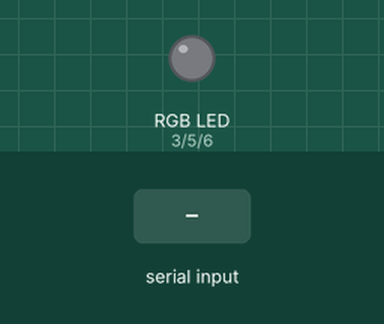
The sketch below on a simulated Arduino Uno, built with avr-gcc and run on an emulated ATmega328P. On the bench: an RGB LED mixed from three pins (HIGH = lit). The inputs (shaded band) are chosen by the test bench.

Above: at 1.2 s.
1.3 s: "R" received over Serial
At 2.1 s:
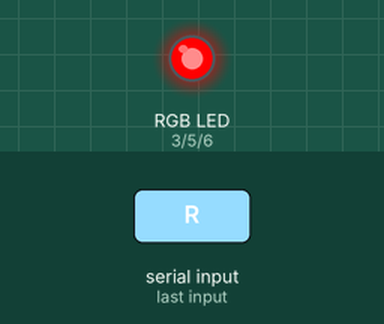
2.8 s: "G" received over Serial
At 3.3 s:
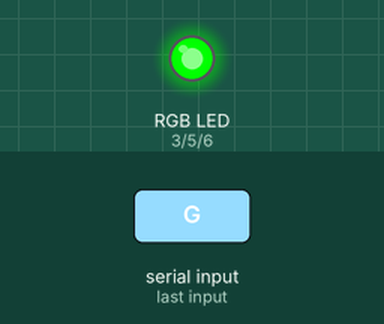
4.3 s: "B" received over Serial
At 5.5 s:
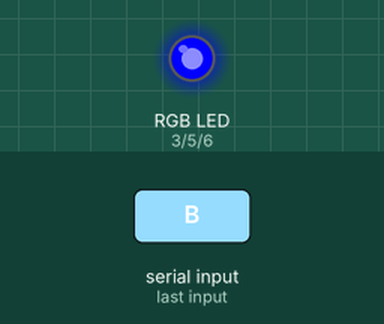
5.8 s: "Y" received over Serial
At 6.8 s:
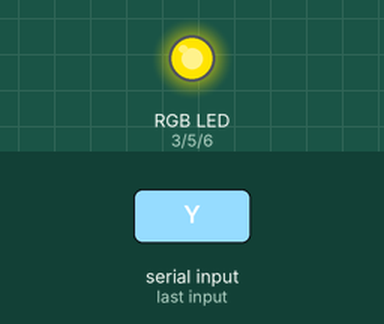
7.3 s: "G" received over Serial
At 7.9 s:
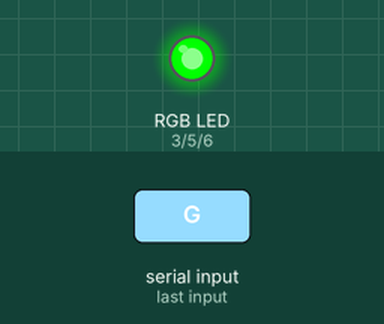
Timing chart, 0 to 9.8 s (numbered marks = the images above; inputs shaded):
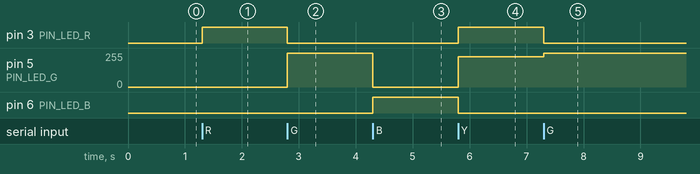

The sketch:

03_07_rgb_control.ino
```cpp
#define PIN_LED_R 3
#define PIN_LED_G 5
#define PIN_LED_B 6

void setup() {
  // put your setup code here, to run once:
  Serial.begin(115200);
  pinMode(PIN_LED_R, OUTPUT);
  pinMode(PIN_LED_G, OUTPUT);
  pinMode(PIN_LED_B, OUTPUT);
}
void ledCntrol(int r, int g, int b){
  analogWrite(PIN_LED_R, r);
  analogWrite(PIN_LED_G, g);
  analogWrite(PIN_LED_B, b);
}
void loop() {
  // put your main code here, to run repeatedly:
  if(Serial.available() > 0){
    char data = Serial.read();
    switch(data){
      case 'R' :
      ledCntrol(255, 0, 0);
      break;
      case 'G' :
      ledCntrol(0, 255, 0);
      break;
      case 'B' :
      ledCntrol(0, 0, 255);
      break;
      case 'Y' :
      ledCntrol(255, 228, 0);
      break;
      case 'X' :
      ledCntrol(0, 0, 0);
      break;
    }
  }
}
```

Measured:
- after the input at 1.3 s, pin 3 (PIN_LED_R): LOW → HIGH at once
- after the input at 2.8 s, pin 3 (PIN_LED_R): HIGH → LOW at once; pin 5 (PIN_LED_G): 0/255 → 255/255 at once
- after the input at 4.3 s, pin 5 (PIN_LED_G): 255/255 → 0/255 at once; pin 6 (PIN_LED_B): LOW → HIGH at once
- after the input at 5.8 s, pin 3 (PIN_LED_R): LOW → HIGH at once; pin 5 (PIN_LED_G): 0/255 → 228/255 at once; pin 6 (PIN_LED_B): HIGH → LOW at once
- after the input at 7.3 s, pin 3 (PIN_LED_R): HIGH → LOW at once; pin 5 (PIN_LED_G): 228/255 → 255/255 at once
